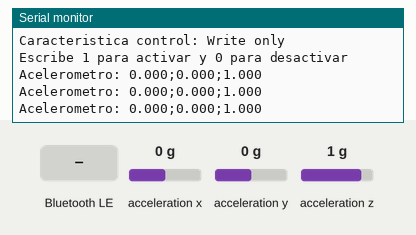
Simulated run of this sketch. Board: Arduino Nano 33 BLE. Shown: the last lines printed to the serial monitor. The inputs (shaded band) are chosen by the test bench; at power-on: acceleration x 0 g, acceleration y 0 g, acceleration z 1 g. Nothing arrives over Bluetooth unless stated; a phone connects over Bluetooth LE 3 s after start.

Above: at 2.7 s.
2.8 s: Bluetooth LE write "1" received
5.8 s: Bluetooth LE write "ON" received
At 5.96 s:
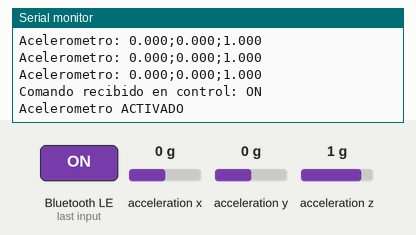
7.3 s: Bluetooth LE write "0" received
At 8.5 s:
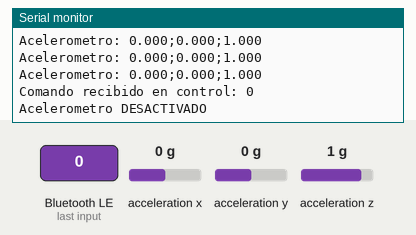
8.8 s: Bluetooth LE write "OFF" received
At 9.6 s:
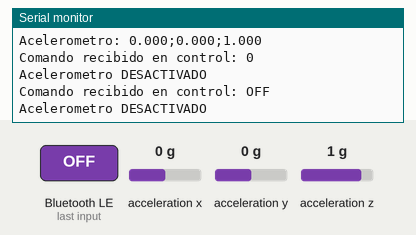
10.3 s: Bluetooth LE write "2" received
At 10.8 s:
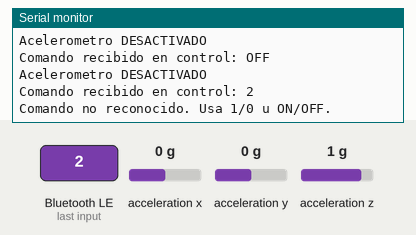

Measured:
- after the input at 5.8 s, the serial monitor: prints a new line at once (image 1)
- after the input at 7.3 s, the serial monitor: prints a new line at once (image 2)
- after the input at 8.8 s, the serial monitor: prints a new line at once (image 3)
- after the input at 10.3 s, the serial monitor: prints a new line at once (image 4)

The sketch:

Tarea4.ino
```cpp
#include <ArduinoBLE.h>
#include <Arduino_LSM9DS1.h>

/*
  TAREA 4 - Control del acelerómetro por BLE

  Este código combina la tarea 3 y la tarea 4.

  El Arduino Nano 33 BLE actúa como periférico BLE y crea un GATT con:

  1) Característica de acelerómetro:
     - BLERead
     - BLENotify
     Permite leer ax;ay;az y recibir actualizaciones automáticas.

  2) Característica de control:
     - BLEWrite
     Permite activar o desactivar la actualización del acelerómetro.

  Comandos desde nRF Connect:
     1  -> activar acelerómetro
     0  -> desactivar acelerómetro
*/

// Nombre que aparece en nRF Connect
const char* deviceName = "MANOLO_IMU_CTRL";

// Servicio BLE personalizado
BLEService imuService("4D414E4F-4C4F-4000-8000-00805F9B34FB");

// Característica del acelerómetro
// Solo lectura y notificaciones
BLEStringCharacteristic accelCharacteristic(
  "4D414E4F-4C4F-4001-8000-00805F9B34FB",
  BLERead | BLENotify,
  40
);

// Característica de control del acelerómetro
// Solo escritura
BLEStringCharacteristic accelControlCharacteristic(
  "4D414E4F-4C4F-4002-8000-00805F9B34FB",
  BLEWrite,
  5
);

// Variable que indica si el acelerómetro está activo o no
bool acelerometroActivo = true;

// Periodo de actualización de la medida
const unsigned long samplePeriodMs = 500;
unsigned long lastSampleTime = 0;

void setup() {
  Serial.begin(9600);
  delay(1500);

  Serial.println("Iniciando BLE + IMU...");

  // Inicializamos la IMU
  if (!IMU.begin()) {
    Serial.println("Error: no se pudo iniciar la IMU");
    while (1);
  }

  Serial.println("IMU iniciada correctamente");

  // Inicializamos BLE
  if (!BLE.begin()) {
    Serial.println("Error: no se pudo iniciar BLE");
    while (1);
  }

  // Nombre visible en nRF Connect
  BLE.setLocalName(deviceName);
  BLE.setDeviceName(deviceName);

  // Añadimos las características al servicio
  imuService.addCharacteristic(accelCharacteristic);
  imuService.addCharacteristic(accelControlCharacteristic);

  // Añadimos el servicio al GATT del Arduino
  BLE.addService(imuService);

  // Valor inicial de la característica del acelerómetro
  accelCharacteristic.writeValue("0.000;0.000;0.000");

  // Anunciamos el servicio BLE
  BLE.setAdvertisedService(imuService);

  // Comenzamos el advertising
  BLE.advertise();

  Serial.println("Advertising iniciado");
  Serial.print("Nombre BLE: ");
  Serial.println(deviceName);
  Serial.println("Caracteristica acelerometro: Read + Notify");
  Serial.println("Caracteristica control: Write only");
  Serial.println("Escribe 1 para activar y 0 para desactivar");
}

void loop() {
  // Mantiene activa la comunicación BLE
  BLE.poll();

  // Comprobamos si el móvil ha escrito algo en la característica de control
  if (accelControlCharacteristic.written()) {
    String comando = accelControlCharacteristic.value();

    comando.trim();
    comando.toUpperCase();

    Serial.print("Comando recibido en control: ");
    Serial.println(comando);

    if (comando == "1" || comando == "ON") {
      acelerometroActivo = true;
      Serial.println("Acelerometro ACTIVADO");

      // Actualizamos la característica para avisar del estado
      accelCharacteristic.writeValue("ACCEL_ON");
    }
    else if (comando == "0" || comando == "OFF") {
      acelerometroActivo = false;
      Serial.println("Acelerometro DESACTIVADO");

      // Al desactivar, dejamos de actualizar las medidas
      accelCharacteristic.writeValue("ACCEL_OFF");
    }
    else {
      Serial.println("Comando no reconocido. Usa 1/0 u ON/OFF.");
    }
  }

  // Si el acelerómetro está desactivado, no actualizamos valores
  if (!acelerometroActivo) {
    return;
  }

  // Actualizamos la medida cada samplePeriodMs
  if (millis() - lastSampleTime >= samplePeriodMs) {
    lastSampleTime = millis();

    float ax, ay, az;

    // Si hay una nueva muestra de aceleración disponible
    if (IMU.accelerationAvailable()) {
      IMU.readAcceleration(ax, ay, az);

      // Creamos un mensaje tipo: "0.012;-0.034;0.987"
      char buffer[40];
      snprintf(buffer, sizeof(buffer), "%.3f;%.3f;%.3f", ax, ay, az);

      // Actualizamos la característica del acelerómetro.
      // Si Notify está activado en nRF Connect, el móvil recibe el dato automáticamente.
      accelCharacteristic.writeValue(buffer);

      Serial.print("Acelerometro: ");
      Serial.println(buffer);
    }
  }
}
```
